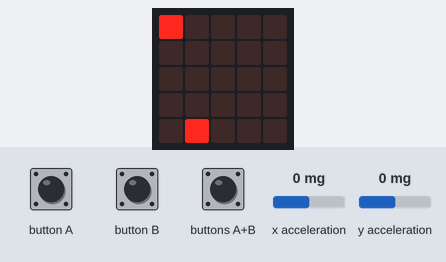
A program run on a simulated BBC micro:bit (MakeCode). Shown: the board's 5×5 LED display. The inputs (shaded band) are chosen by the test bench; at power-on: x acceleration 0 mg, y acceleration 0 mg. Random numbers come from a fixed seed; the short countdown, score and lost-life animations are approximate.

Above: at 1.2 s.
1.3 s: x acceleration set to 461 mg
2.8 s: x acceleration set to 521 mg
At 4.7 s:
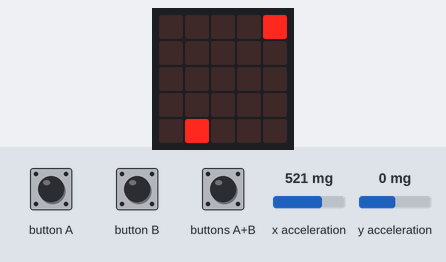
5.0 s: y acceleration set to 451 mg
6.5 s: y acceleration set to 545 mg
At 7.9 s:
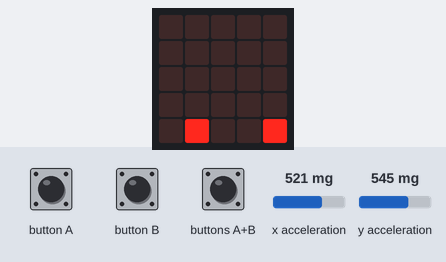
8.6 s: x acceleration set to -1440 mg
At 10.5 s:
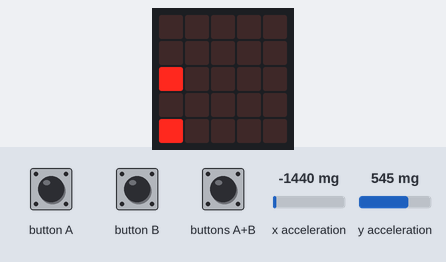
10.9 s: y acceleration set to -1440 mg
At 12.1 s:
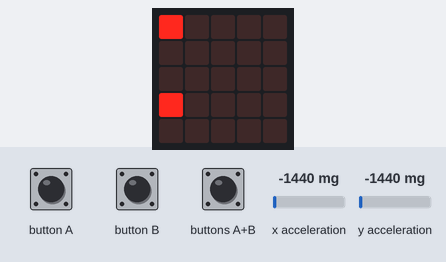
Timing chart, 0 to 13.9 s (numbered marks = the images above; inputs shaded):
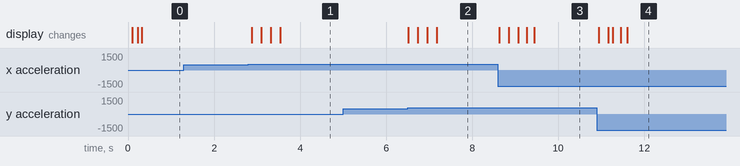

The program:

main.ts
```typescript
input.onButtonPressed(Button.AB, function () {
    game.gameOver()
})
let sb = game.createSprite(2, 2)
let enemy = game.createSprite(randint(0, 4), randint(0, 4))
let 傾斜度 = 0
basic.forever(function () {
    if (input.acceleration(Dimension.X) > 500) {
        sb.change(LedSpriteProperty.X, 1)
        basic.pause(100)
    }
    if (input.acceleration(Dimension.X) < 500) {
        sb.change(LedSpriteProperty.X, -1)
        basic.pause(100)
    }
    if (input.acceleration(Dimension.Y) > 500) {
        sb.change(LedSpriteProperty.Y, 1)
        basic.pause(100)
    }
    if (input.acceleration(Dimension.Y) < 500) {
        sb.change(LedSpriteProperty.Y, -1)
        basic.pause(100)
    }
    if (sb.isTouching(enemy)) {
        enemy.delete()
        game.addScore(1e+252)
        enemy = game.createSprite(randint(0, 4), randint(0, 4))
    }
})
```

test.ts
```typescript
// 在這裡測試；當此封包作為擴充功能時，將不會編譯此內容。
```

Measured:
- the behaviour switches between 500 and 501 mg on x acceleration (found by bisection; images 0 and 1)
- the behaviour switches between 500 and 501 mg on y acceleration (found by bisection; images 1 and 2)
- after the input at 1.3 s, every drawn part: stays the same
- after the input at 2.8 s, the display: first changes after 0.08 s (image 1 shows a later state)
- after the input at 5.0 s, every drawn part: stays the same
- after the input at 6.5 s, the display: first changes at once (image 2 shows a later state)
- after the input at 8.6 s, the display: first changes at once (image 3 shows a later state)
- after the input at 10.9 s, the display: first changes at once (image 4 shows a later state)
